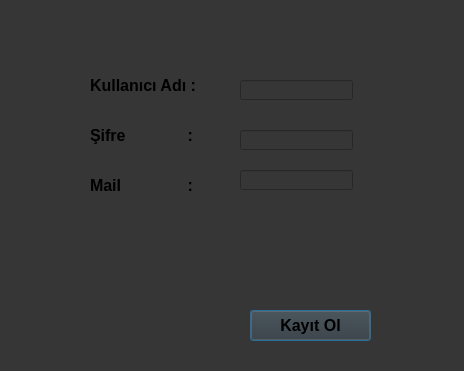
<?xml version="1.0" encoding="UTF-8"?>
<ui version="4.0">
 <class>Dialog</class>
 <widget class="QDialog" name="Dialog">
  <property name="geometry">
   <rect>
    <x>0</x>
    <y>0</y>
    <width>464</width>
    <height>371</height>
   </rect>
  </property>
  <property name="windowTitle">
   <string>Dialog</string>
  </property>
  <property name="styleSheet">
   <string notr="true">background-color: rgb(54, 54, 54);</string>
  </property>
  <widget class="QLabel" name="label_KAdi">
   <property name="geometry">
    <rect>
     <x>90</x>
     <y>70</y>
     <width>141</width>
     <height>31</height>
    </rect>
   </property>
   <property name="font">
    <font>
     <pointsize>12</pointsize>
     <weight>75</weight>
     <bold>true</bold>
    </font>
   </property>
   <property name="text">
    <string>Kullanıcı Adı :</string>
   </property>
  </widget>
  <widget class="QLabel" name="label_Sifre">
   <property name="geometry">
    <rect>
     <x>90</x>
     <y>120</y>
     <width>131</width>
     <height>31</height>
    </rect>
   </property>
   <property name="font">
    <font>
     <pointsize>12</pointsize>
     <weight>75</weight>
     <bold>true</bold>
    </font>
   </property>
   <property name="text">
    <string>Şifre              :</string>
   </property>
  </widget>
  <widget class="QPushButton" name="push_button_kayit_ol">
   <property name="geometry">
    <rect>
     <x>250</x>
     <y>310</y>
     <width>121</width>
     <height>31</height>
    </rect>
   </property>
   <property name="font">
    <font>
     <pointsize>12</pointsize>
     <weight>75</weight>
     <bold>true</bold>
    </font>
   </property>
   <property name="text">
    <string>Kayıt Ol</string>
   </property>
  </widget>
  <widget class="QLabel" name="label_Mail">
   <property name="geometry">
    <rect>
     <x>90</x>
     <y>170</y>
     <width>141</width>
     <height>31</height>
    </rect>
   </property>
   <property name="font">
    <font>
     <pointsize>12</pointsize>
     <weight>75</weight>
     <bold>true</bold>
    </font>
   </property>
   <property name="text">
    <string>Mail               :</string>
   </property>
  </widget>
  <widget class="QLineEdit" name="line_edit_username">
   <property name="geometry">
    <rect>
     <x>240</x>
     <y>80</y>
     <width>113</width>
     <height>20</height>
    </rect>
   </property>
  </widget>
  <widget class="QLineEdit" name="line_edit_password">
   <property name="geometry">
    <rect>
     <x>240</x>
     <y>130</y>
     <width>113</width>
     <height>20</height>
    </rect>
   </property>
   <property name="echoMode">
    <enum>QLineEdit::Password</enum>
   </property>
  </widget>
  <widget class="QLineEdit" name="line_edit_mail">
   <property name="geometry">
    <rect>
     <x>240</x>
     <y>170</y>
     <width>113</width>
     <height>20</height>
    </rect>
   </property>
  </widget>
 </widget>
 <resources/>
 <connections/>
</ui>
